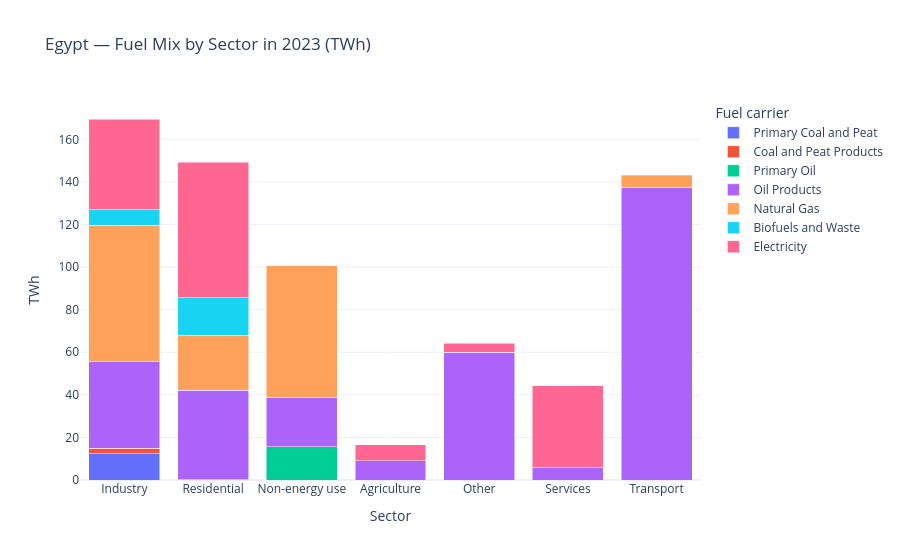

Notebook code for this chart:
### Markdown cell above
## 7 · Fuel mix per sector (latest year — grouped bar)

### Code cell
df_latest = df_sectors[df_sectors["year"] == 2020].copy()

# Melt fuel columns into long format
df_fuels_long = df_latest.melt(
    id_vars=["sector"],
    value_vars=FUEL_COLS,
    var_name="fuel",
    value_name="TWh",
)
df_fuels_long = df_fuels_long[df_fuels_long["TWh"] > 0]

fig = px.bar(
    df_fuels_long,
    x="sector",
    y="TWh",
    color="fuel",
    barmode="stack",
    title=f"{COUNTRY} — Fuel Mix by Sector in {latest_year} (TWh)",
    labels={"TWh": "TWh", "sector": "Sector", "fuel": "Fuel"},
    template="plotly_white",
)
fig.update_layout(legend_title_text="Fuel carrier")
fig.show()

### Figure 1 — Plotly figure (JSON) as saved in the notebook; plotly's stock layout.template omitted (floating-point values rounded to 4 significant figures)
{"data": [{"hovertemplate": "Fuel=Primary Coal and Peat<br>Sector=%{x}<br>TWh=%{y}<extra></extra>", "legendgroup": "Primary Coal and Peat", "marker": {"color": "#636efa", "pattern": {"shape": ""}}, "name": "Primary Coal and Peat", "orientation": "v", "showlegend": true, "textposition": "auto", "type": "bar", "x": ["Industry"], "xaxis": "x", "y": [12.22], "yaxis": "y"}, {"hovertemplate": "Fuel=Coal and Peat Products<br>Sector=%{x}<br>TWh=%{y}<extra></extra>", "legendgroup": "Coal and Peat Products", "marker": {"color": "#EF553B", "pattern": {"shape": ""}}, "name": "Coal and Peat Products", "orientation": "v", "showlegend": true, "textposition": "auto", "type": "bar", "x": ["Industry", "Residential"], "xaxis": "x", "y": [2.591, 0.004167], "yaxis": "y"}, {"hovertemplate": "Fuel=Primary Oil<br>Sector=%{x}<br>TWh=%{y}<extra></extra>", "legendgroup": "Primary Oil", "marker": {"color": "#00cc96", "pattern": {"shape": ""}}, "name": "Primary Oil", "orientation": "v", "showlegend": true, "textposition": "auto", "type": "bar", "x": ["Non-energy use"], "xaxis": "x", "y": [15.51], "yaxis": "y"}, {"hovertemplate": "Fuel=Oil Products<br>Sector=%{x}<br>TWh=%{y}<extra></extra>", "legendgroup": "Oil Products", "marker": {"color": "#ab63fa", "pattern": {"shape": ""}}, "name": "Oil Products", "orientation": "v", "showlegend": true, "textposition": "auto", "type": "bar", "x": ["Agriculture", "Industry", "Non-energy use", "Other", "Residential", "Services", "Transport"], "xaxis": "x", "y": [9.001, 40.64, 23.34, 59.93, 42.04, 5.71, 137.4], "yaxis": "y"}, {"hovertemplate": "Fuel=Natural Gas<br>Sector=%{x}<br>TWh=%{y}<extra></extra>", "legendgroup": "Natural Gas", "marker": {"color": "#FFA15A", "pattern": {"shape": ""}}, "name": "Natural Gas", "orientation": "v", "showlegend": true, "textposition": "auto", "type": "bar", "x": ["Industry", "Non-energy use", "Residential", "Transport"], "xaxis": "x", "y": [64.15, 61.78, 26.01, 5.47], "yaxis": "y"}, {"hovertemplate": "Fuel=Biofuels and Waste<br>Sector=%{x}<br>TWh=%{y}<extra></extra>", "legendgroup": "Biofuels and Waste", "marker": {"color": "#19d3f3", "pattern": {"shape": ""}}, "name": "Biofuels and Waste", "orientation": "v", "showlegend": true, "textposition": "auto", "type": "bar", "x": ["Industry", "Residential"], "xaxis": "x", "y": [7.338, 17.53], "yaxis": "y"}, {"hovertemplate": "Fuel=Electricity<br>Sector=%{x}<br>TWh=%{y}<extra></extra>", "legendgroup": "Electricity", "marker": {"color": "#FF6692", "pattern": {"shape": ""}}, "name": "Electricity", "orientation": "v", "showlegend": true, "textposition": "auto", "type": "bar", "x": ["Agriculture", "Industry", "Other", "Residential", "Services", "Transport"], "xaxis": "x", "y": [7.636, 42.62, 4.4, 63.74, 38.5, 0.5492], "yaxis": "y"}], "layout": {"barmode": "stack", "legend": {"title": {"text": "Fuel carrier"}, "tracegroupgap": 0}, "title": {"text": "Egypt — Fuel Mix by Sector in 2023 (TWh)"}, "xaxis": {"anchor": "y", "domain": [0, 1], "title": {"text": "Sector"}}, "yaxis": {"anchor": "x", "domain": [0, 1], "title": {"text": "TWh"}}}}
